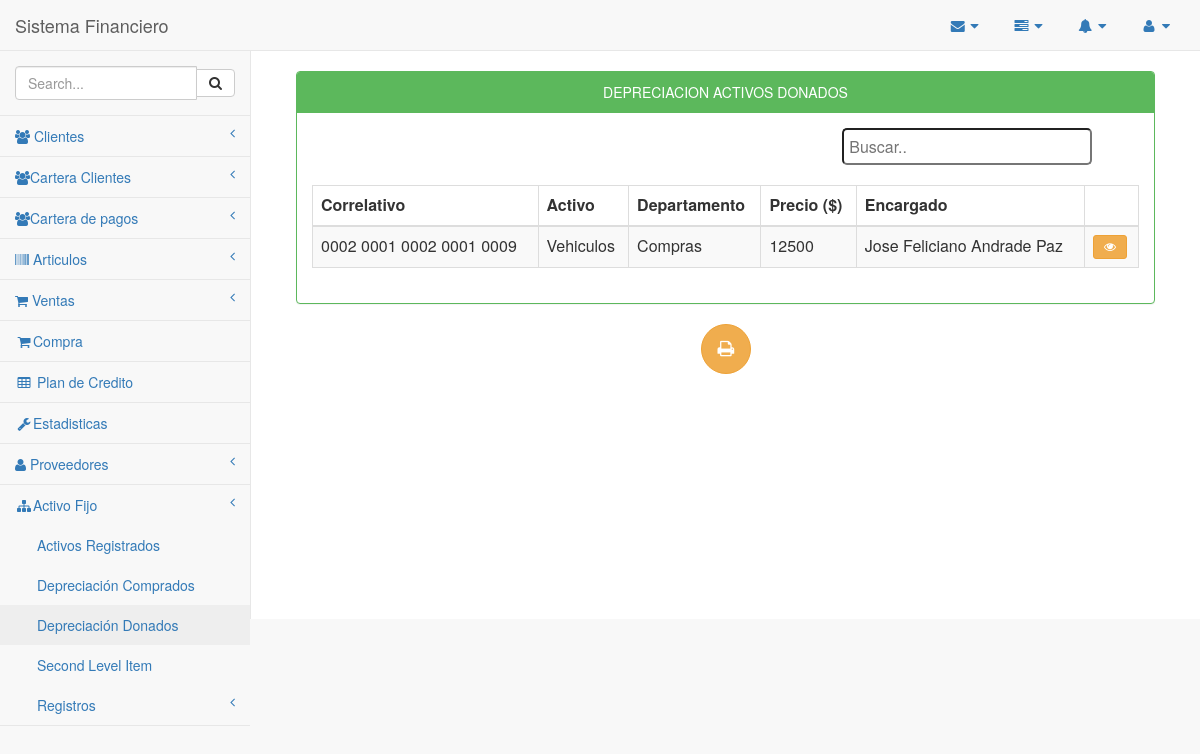
/activo/depreciacionDonados.php, run on the app's committed database.
### tables this page shows
CREATE TABLE `activo` (
  `idactivo` int(10) NOT NULL,
  `idtipo` int(10) DEFAULT NULL,
  `iddepartamento` int(10) DEFAULT NULL,
  `idusuario` int(10) DEFAULT NULL,
  `idencargado` int(10) DEFAULT NULL,
  `correlativo` varchar(45) DEFAULT NULL,
  `fecha_adquisicion` date DEFAULT NULL,
  `descripcion` varchar(200) DEFAULT NULL,
  `estado` varchar(45) DEFAULT NULL,
  `observaciones` varchar(200) DEFAULT NULL,
  `precio` double DEFAULT NULL,
  `tiempo_uso` int(11) DEFAULT NULL,
  `adquisicion` varchar(45) DEFAULT NULL,
  `donador` varchar(100) DEFAULT NULL
);

CREATE TABLE `departamento` (
  `id_departamento` int(10) NOT NULL,
  `idinstitucion` int(10) DEFAULT NULL,
  `nombre` varchar(100) DEFAULT NULL,
  `correlativo` varchar(45) DEFAULT NULL
);

CREATE TABLE `clasificacion` (
  `id_clasificacion` int(10) NOT NULL,
  `nombre` varchar(100) DEFAULT NULL,
  `correlativo` varchar(45) DEFAULT NULL,
  `tiempo_depreciacion` int(11) DEFAULT NULL,
  `vidautil` int(11) DEFAULT NULL
);

CREATE TABLE `tipo_activo` (
  `id_tipo` int(10) NOT NULL,
  `nombre` varchar(100) DEFAULT NULL,
  `correlativo` varchar(45) DEFAULT NULL,
  `idclasificacion` int(10) DEFAULT NULL
);

CREATE TABLE `encargado` (
  `id_encargado` int(10) NOT NULL,
  `nombre` varchar(45) DEFAULT NULL,
  `apellidos` varchar(45) DEFAULT NULL,
  `dui` varchar(15) DEFAULT NULL,
  `nit` varchar(25) DEFAULT NULL
);

### activo/depreciacionDonados.php (the view, shortened to what this page needs)
<?php
 include_once '../conexion/php_conexion.php';
    include_once '../Plantilla/encabezado.php';
    include_once '../Plantilla/menuLateral.php';
?>
<head>
</head>
        <div id="page-wrapper"  align="center">
            <div class="container-fluid"  align="center">
                <div class="row" align="center">
           <div class="col-md-12">
           	<br>
                    <div class="panel panel-green">
                        <div class="panel-heading" align="center">
                             DEPRECIACION ACTIVOS DONADOS
                        </div>
                        <div class="panel-body" align="center">
                            <div class="table-responsive">
                              <table width="100%" border="0">
                                  <tr>
                                    <td width="50%">
                                            </td>
                                            <td width="20%">
            <input type="text" class="redondeado" id="buscador" onkeyup="myFunction()" placeholder="Buscar..">
                                          </div>
                                        </div>
                                </table><br>
                                <table id="tabla" class="table table-striped table-bordered table-hover">
                                    <thead>
                                        <tr>
                                    <th>Correlativo</th>
                                      <th>Activo</th>
                                    <th>Departamento</th>
                                    <th>Precio ($)</th>
                                    <th>Encargado</th>
                                            <th></th>
                                        </tr>
                                    </thead>
                                    <tbody class="buscar">
                                    	<?php
        $sacar = mysqli_query($conexion, "SELECT
activo.fecha_adquisicion AS fecha,
activo.idactivo AS id,
usuario.nombre AS nombreUser,
departamento.nombre AS dep,
tipo_activo.idclasificacion,
tipo_activo.nombre AS tipo,
encargado.nombre AS encargado,
encargado.apellidos,
activo.precio AS precio,
clasificacion.id_clasificacion AS clasi,
clasificacion.nombre AS ncla,
departamento.correlativo AS coDepartamento,
clasificacion.correlativo AS coClasificacion,
tipo_activo.correlativo AS CoTipo,
activo.correlativo AS coActivo,
institucion.correlativo as coInstitucion
FROM
activo
INNER JOIN usuario ON activo.idusuario = usuario.idusuario
INNER JOIN departamento ON activo.iddepartamento = departamento.id_departamento
INNER JOIN tipo_activo ON activo.idtipo = tipo_activo.id_tipo
INNER JOIN encargado ON activo.idencargado = encargado.id_encargado
INNER JOIN clasificacion ON tipo_activo.idclasificacion = clasificacion.id_clasificacion ,
institucion
WHERE tipo_activo.id_tipo=activo.idtipo and activo.iddepartamento=departamento.id_departamento
and encargado.id_encargado=activo.idencargado and activo.adquisicion = 'Donado'
 GROUP BY activo.idactivo
");
            while ($fila = mysqli_fetch_array($sacar)) {
               $modificar=$fila['id'];
       ?>
      <tr>
                           <td nowrap><?php echo $fila['coInstitucion'] . " " . $fila['coDepartamento'] . " " . $fila['coClasificacion'] . " " . $fila['CoTipo'] . " " . $fila['coActivo']; ?></td>
                            <td><?php echo $fila['ncla']; ?></td>
                              <td><?php echo $fila['dep']; ?></td>
                              <td><?php echo $fila['precio'] ; ?></td>
                                <td><?php echo $fila['encargado'] . " " . $fila['apellidos']; ?></td>
        <td class="center">
           <a href="depreciacionDo.php?ir=<?php echo $modificar; ?>"class="btn btn-warning btn-sm"><i class="fa fa-eye"></i></a>
        </td>
       <?php  }?>
      </tr>
    </tbody>
  </table>
</div>
</div>
</div>
</div>
<button type="submit" class="btn btn-warning btn-circle btn-lg" onclick="location.href='invetarioPDF.php'"><i class="fa fa-print fa-2"></i></button>
</div>
</div>
<?php
include_once '../Plantilla/inferior.php';
?>

### activo/depreciacionDonados.php (style rules this page uses)
input { width: 250px; padding: 5px; }
.redondeado { border-radius: 5px; }

### data on the page
activo: coInstitucion "0002", iddepartamento.correlativo "0001", clasificacion.correlativo "0002", idtipo.correlativo "0001", correlativo "0009", clasificacion.nombre "Vehiculos", iddepartamento.nombre "Compras", precio "12500", idencargado.nombre "Jose Feliciano", idencargado.apellidos "Andrade Paz"
